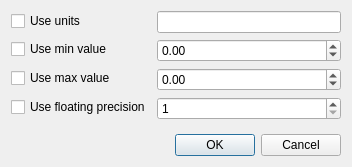
<?xml version="1.0" encoding="UTF-8"?>
<ui version="4.0">
 <class>Dialog</class>
 <widget class="QDialog" name="Dialog">
  <property name="geometry">
   <rect>
    <x>0</x>
    <y>0</y>
    <width>352</width>
    <height>167</height>
   </rect>
  </property>
  <property name="minimumSize">
   <size>
    <width>352</width>
    <height>167</height>
   </size>
  </property>
  <property name="maximumSize">
   <size>
    <width>352</width>
    <height>167</height>
   </size>
  </property>
  <property name="windowTitle">
   <string>Configure numeric field</string>
  </property>
  <layout class="QVBoxLayout" name="verticalLayout">
   <item>
    <layout class="QFormLayout" name="form">
     <item row="0" column="1">
      <widget class="QLineEdit" name="units_line"/>
     </item>
     <item row="1" column="0">
      <widget class="QCheckBox" name="chkbx_min">
       <property name="text">
        <string>Use min value</string>
       </property>
      </widget>
     </item>
     <item row="2" column="0">
      <widget class="QCheckBox" name="chkbx_max">
       <property name="text">
        <string>Use max value</string>
       </property>
      </widget>
     </item>
     <item row="3" column="0">
      <widget class="QCheckBox" name="chkbx_precision">
       <property name="text">
        <string>Use floating precision</string>
       </property>
      </widget>
     </item>
     <item row="3" column="1">
      <widget class="QSpinBox" name="precision_spinbox">
       <property name="minimum">
        <number>1</number>
       </property>
       <property name="maximum">
        <number>20</number>
       </property>
      </widget>
     </item>
     <item row="0" column="0">
      <widget class="QCheckBox" name="chkbx_units">
       <property name="text">
        <string>Use units</string>
       </property>
      </widget>
     </item>
     <item row="1" column="1">
      <widget class="QDoubleSpinBox" name="min_spinbox">
       <property name="minimum">
        <double>-99999999999999991611392.000000000000000</double>
       </property>
       <property name="maximum">
        <double>100000000000000000000.000000000000000</double>
       </property>
      </widget>
     </item>
     <item row="2" column="1">
      <widget class="QDoubleSpinBox" name="max_spinbox">
       <property name="minimum">
        <double>-99999999999999991611392.000000000000000</double>
       </property>
       <property name="maximum">
        <double>100000000000000000000.000000000000000</double>
       </property>
      </widget>
     </item>
    </layout>
   </item>
   <item>
    <widget class="QDialogButtonBox" name="buttons">
     <property name="orientation">
      <enum>Qt::Horizontal</enum>
     </property>
     <property name="standardButtons">
      <set>QDialogButtonBox::Cancel|QDialogButtonBox::Ok</set>
     </property>
    </widget>
   </item>
  </layout>
 </widget>
 <tabstops>
  <tabstop>chkbx_units</tabstop>
  <tabstop>units_line</tabstop>
  <tabstop>chkbx_min</tabstop>
  <tabstop>chkbx_max</tabstop>
  <tabstop>chkbx_precision</tabstop>
  <tabstop>precision_spinbox</tabstop>
 </tabstops>
 <resources/>
 <connections>
  <connection>
   <sender>buttons</sender>
   <signal>rejected()</signal>
   <receiver>Dialog</receiver>
   <slot>reject()</slot>
   <hints>
    <hint type="sourcelabel">
     <x>295</x>
     <y>154</y>
    </hint>
    <hint type="destinationlabel">
     <x>286</x>
     <y>166</y>
    </hint>
   </hints>
  </connection>
 </connections>
</ui>
